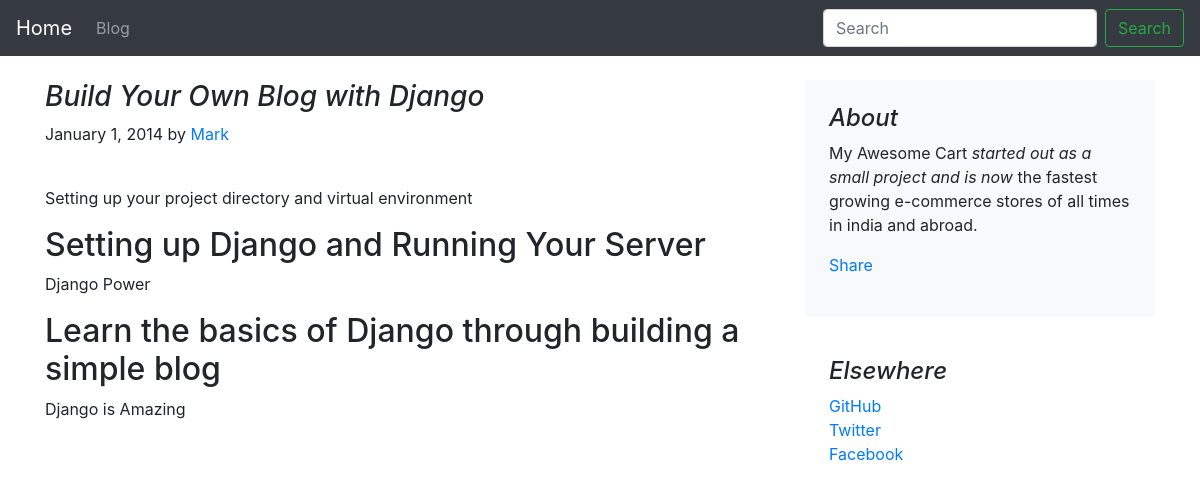
The app's page /blogpost/1 with its own data.
### blog/models.py (models this page shows)
class Blogpost(models.Model):
    post_id = models.AutoField(primary_key=True)
    title = models.CharField(max_length=50)
    head0 = models.CharField(max_length=500, default="")
    chead0 = models.CharField(max_length=5000, default="")
    head1 = models.CharField(max_length=500, default="")
    chead1 = models.CharField(max_length=5000, default="")
    head2 = models.CharField(max_length=500, default="")
    chead2 = models.CharField(max_length=5000, default="")
    pub_date = models.DateField()
    thumbnail = models.ImageField(upload_to='blog/images', default="")
    def __str__(self):
        return self.title

### blog/views.py (the view)
# urls.py: path("blogpost/<int:id>", views.blogpost, name="blogHome")
def blogpost(request, id):
    post = Blogpost.objects.filter(post_id = id)[0]
    print(post)
    return render(request, 'blog/blogpost.html',
                  {'post':post})

### blog/templates/blog/blogpost.html (shortened to what this page needs)
{% extends 'blog/basic.html' %}
{% block body %}
<div class="container">
    <div class="row mt-4">
        <div class="col-md-8 blog-main">
            <h3 class="font-italic">
                {{post.title}}
            </h3>
            <div class="blog-post">
                <p class="blog-post-meta">January 1, 2014 by <a href="#">Mark</a></p>
                <div class="fb-like" data-href="http://127.0.0.1:8000/blog/blogpost/{{post.post_id}}" data-layout="standard" data-action="like" data-size="large" data-show-faces="false" data-share="true"></div><br>
                <p>{{post.chead0}}</p>
                <h2>{{post.head1}}</h2>
                <p>{{post.chead1}}</p>
                <h2>{{post.head2}}</h2>
                <p>{{post.chead2}}</p>
            </div>
        </div>
        <aside class="col-md-4 blog-sidebar">
            <div class="p-4 mb-3 bg-light rounded">
                <h4 class="font-italic">About</h4>
                <p class="mb-0">My Awesome Cart <em>started out as a small project and is now</em> the fastest growing e-commerce stores of all times in india and abroad.</p>
                <div class="my-3 fb-share-button" data-href="http://127.0.0.1:8000/blog/blogpost/{{post.post_id}}" data-layout="button_count" data-size="large"><a target="_blank" href="https://www.facebook.com/sharer/sharer.php?u=http%3A%2F%2F127.0.0.1%3A8000%2Fblog%2Fblogpost%2F4&amp;src=sdkpreparse" class="fb-xfbml-parse-ignore">Share</a></div>
            </div>
            <div class="p-4">
                <h4 class="font-italic">Elsewhere</h4>
                <ol class="list-unstyled">
                    <li><a href="#">GitHub</a></li>
                    <li><a href="#">Twitter</a></li>
                    <li><a href="#">Facebook</a></li>
                </ol>
            </div>
        </aside>
    </div>
</div>
{% endblock %}

### records on screen
Blogpost: title "Build Your Own Blog with Django", chead0 "Setting up your project directory and virtual environment", head1 "Setting up Django and Running Your Server", chead1 "Django Power", head2 "Learn the basics of Django through building a simple blog", chead2 "Django is Amazing"
